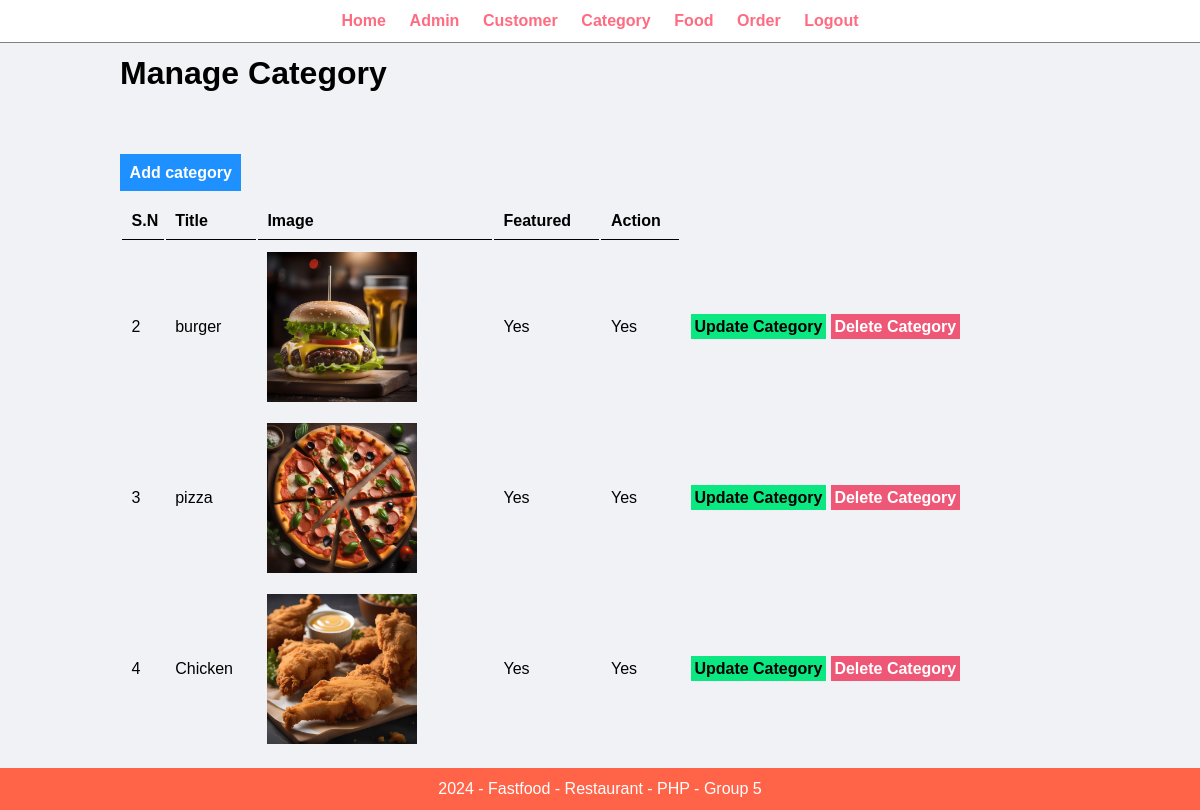
/admin/manage-category.php (signed in), run on the app's committed database.
### tables this page shows
CREATE TABLE `category` (
  `id` int(11) NOT NULL,
  `title` varchar(100) NOT NULL,
  `image` varchar(255) NOT NULL,
  `show_on_home` varchar(10) NOT NULL,
  `active` varchar(10) NOT NULL
);

### admin/manage-category.php (the view, shortened to what this page needs)
<?php include('patials/menu.php'); ?>
        <div class="main-content">
            <div class="wrapper">
                <h1>Manage Category</h1>
                <br /><br />
               <br /><br />
                <a href="<?php echo SITEURL;?>admin/add-category.php" class="btn-add">Add category</a>
                <br /><br />
                <table class="table-full">
                    <tr>
                        <th>S.N</th>
                        <th>Title</th>
                        <th>Image</th>
                        <th>Featured</th>
                        <th>Action</th>
                    </tr>
                    <?php
                       $sql = "SELECT * FROM category";
                       $res = mysqli_query($conn, $sql);
                       $count = mysqli_num_rows($res);
                       if ($count>0) {
                        while ($row = mysqli_fetch_assoc($res)) {
                            $id = $row['id'];
                            $title = $row['title'];
                            $image = $row['image'];
                            $show_on_home	= $row['show_on_home'];
                            $active = $row['active'];
                            ?>
                             <tr>
                               <td><?php echo $id; ?></td>
                               <td><?php echo $title; ?></td>
                               <td>
                                <?php
                                if ($image == "") {
                                    echo "<div class='error'>Image not Added</div>";
                                }
                                else {
                                    ?>
                                    <img src="<?php echo SITEURL;?>/images/category/<?php echo $image; ?> " width="150px">
                                    <?php
                                }
                                ?>
                               </td>
                               <td><?php echo $show_on_home; ?></td>
                               <td><?php echo $active; ?></td>
                               <td>
                                  <a href="<?php echo SITEURL;?>admin/update-category.php?id=<?php echo $id; ?>&image=<?php echo $image;?>" class="btn-update">Update Category</a>
                                  <a href="<?php echo SITEURL;?>admin/delete-category.php?id=<?php echo $id; ?>&image=<?php echo $image;?>" class="btn-delete">Delete Category</a>
                               </td>
                              </tr>
                            <?php
                        }
                       }
                       else {
                        ?>
                        <tr>
                             <td colspan="6"><div class="error">No Category Added</div></td>
                        </tr>
                        <?php
                       }
                    ?>
                </table>
            </div>
        </div>
<?php include('patials/footer.php'); ?>

### admin/patials/menu.php (shortened to what this page needs)
<html>
    <head>
        <link rel="stylesheet" href="../css/admin.css">
    </head>
    <body>
        <div class="menu">
            <div class="wrapper">
                <ul class="ul">
                    <li><a href="index.php">Home</a></li>
                    <li><a href="manage-admin.php">Admin</a></li>
                    <li><a href="manage-customer.php">Customer</a></li>
                    <li><a href="manage-category.php">Category</a></li>
                    <li><a href="manage-food.php">Food</a></li>
                    <li><a href="manage-order.php">Order</a></li>
                    <li><a href="logout.php">Logout</a></li>
                </ul>
            </div>
        </div>

### admin/patials/footer.php
        <div class="footer">
            <div class="wrapper">
                <p class="text-center">2024 - Fastfood - Restaurant - PHP - Group 5</p>
            </div>
        </div>
    </body>
</html>

### css/admin.css (style rules this page uses)
* { margin: 0; padding: 0; font-family: Arial, Helvetica, sans-serif; }
.wrapper { padding: 1%; width: 80%; margin: 0 auto; }
.text-center { text-align: center; }
.menu { text-align: center; border-bottom: 1px solid gray; }
.menu ul { list-style-type: none; }
.menu ul li { display: inline; padding: 1%; }
.menu ul li a { text-decoration: none; font-weight: bold; color: #ff6b81; }
.main-content { background-color: #f1f2f6; color: black; }
.btn-add { padding: 1%; background-color: #1e90ff; color: white; text-decoration: none; font-weight: bold; }
.btn-update { padding: 1%; background-color: #0be881; color: black; text-decoration: none; font-weight: bold; }
.btn-delete { padding: 1%; background-color: #ef5777; color: white; text-decoration: none; font-weight: bold; }
.table-full { width: 100%; }
table tr th { border-bottom: 1px solid black; padding: 1%; text-align: left; }
table tr td { padding: 1%; }
.footer { background-color: #ff6348; color: white; }

### data on the page
category: id "2", title "burger", image (picture), show_on_home "Yes", active "Yes"
category: id "3", title "pizza", image (picture), show_on_home "Yes", active "Yes"
category: id "4", title "Chicken", image (picture), show_on_home "Yes", active "Yes"
